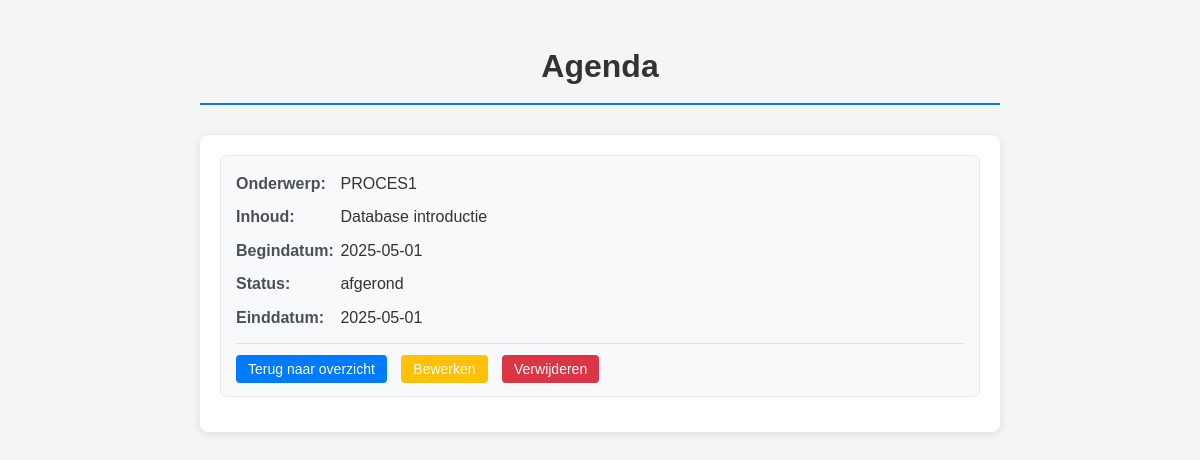
/agenda_opdracht/agenda_detail.php?id=4, run on the app's committed database.
### tables this page shows
CREATE TABLE "crud_agenda"
(
    id          INTEGER not null
        constraint crud_agenda_pk
            primary key autoincrement,
    onderwerp   TEXT    not null,
    inhoud      TEXT    not null,
    begin_datum DATE    not null,
    status      TEXT    not null,
    eind_datum  DATE    not null
);

### agenda_opdracht/agenda_detail.php (called while the page is built, shortened)
<?php
require '../crud/config.php';
$id = $_GET['id'] ?? null;
try {
    $query = "SELECT * FROM crud_agenda WHERE id = :id";
    $stmt = $pdo->prepare($query);
    $stmt->bindParam(':id', $id, PDO::PARAM_INT);
    $stmt->execute();
    $resultaten = $stmt->fetchAll();
    $aantalRijen = count($resultaten);
} catch (PDOException $e) {
    echo "Fout bij ophalen van agenda item";
    echo "<p>Query: " . $query . "</p>";
    echo "<p>Error: " . $e->getMessage() . "</p>";
}
include 'agenda_details_view.php';

### agenda_opdracht/agenda_details_view.php (the view, shortened to what this page needs)
<!doctype html>
<html lang="en">
<head>
    <link rel="stylesheet" href="./css/agenda.css">
</head>
<body>
    <h1>Agenda</h1>
    <div class="agenda-container">
        <?php if ($aantalRijen > 0) { ?>
            <?php foreach ($resultaten as $rij) { ?>
                <div class="agenda-item">
                    <div class="agenda-field">
                        <span class="agenda-label">Onderwerp:</span>
                        <span class="agenda-value"><?= htmlspecialchars($rij['onderwerp']) ?></span>
                    </div>
                    <div class="agenda-field">
                        <span class="agenda-label">Inhoud:</span>
                        <span class="agenda-value"><?= htmlspecialchars($rij['inhoud']) ?></span>
                    </div>
                    <div class="agenda-field">
                        <span class="agenda-label">Begindatum:</span>
                        <span class="agenda-value"><?= htmlspecialchars($rij['begin_datum']) ?></span>
                    </div>
                    <div class="agenda-field">
                        <span class="agenda-label">Status:</span>
                        <span class="agenda-value"><?= htmlspecialchars($rij['status']) ?></span>
                    </div>
                    <div class="agenda-field">
                        <span class="agenda-label">Einddatum:</span>
                        <span class="agenda-value"><?= htmlspecialchars($rij['eind_datum']) ?></span>
                    </div>
                    <div class="agenda-actions">
                        <a href="index.php" class="btn btn-detail">Terug naar overzicht</a>
                        <a href="agenda_bewerken.php?id=<?= $rij['id'] ?>" class="btn btn-edit">Bewerken</a>
                        <a href="agenda_verwijderen.php?id=<?= $rij['id'] ?>" class="btn btn-delete">Verwijderen</a>
                    </div>
                </div>
            <?php } ?>
        <?php } else { ?>
            <div class="no-results">
                <p>Geen resultaten gevonden.</p>
            </div>
        <?php } ?>
    </div>
</body>
</html>

### agenda_opdracht/css/agenda.css (style rules this page uses)
body { font-family: Arial, sans-serif; max-width: 800px; margin: 0 auto; padding: 20px; background-color: #f5f5f5; line-height: 1.6; }
h1 { color: #333; text-align: center; margin-bottom: 30px; border-bottom: 2px solid #007bff; padding-bottom: 10px; }
.agenda-container { background: white; border-radius: 8px; padding: 20px; box-shadow: 0 2px 10px rgba(0, 0, 0, 0.1); }
.agenda-item { background: #f8f9fa; border: 1px solid #e9ecef; border-radius: 6px; padding: 15px; margin-bottom: 15px; transition: box-shadow 0.2s; }
.agenda-field { margin-bottom: 8px; }
.agenda-label { font-weight: bold; color: #495057; display: inline-block; width: 100px; }
.agenda-value { color: #333; }
.agenda-actions { margin-top: 12px; padding-top: 12px; border-top: 1px solid #dee2e6; }
.btn { text-decoration: none; padding: 6px 12px; border-radius: 4px; font-size: 14px; margin-right: 10px; transition: background-color 0.2s; }
.btn-edit { background-color: #ffc107; color: white; }
.btn-detail { background-color: #007bff; color: white; }
.btn-delete { background-color: #dc3545; color: white; }

### data on the page
crud_agenda: onderwerp "PROCES1", inhoud "Database introductie", begin_datum "2025-05-01", status "afgerond", eind_datum "2025-05-01"
